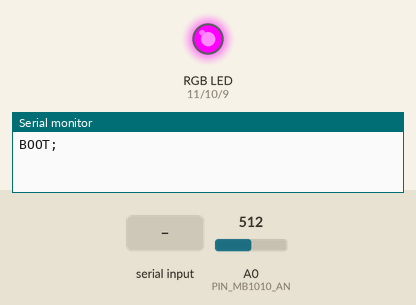
The sketch below on a simulated Arduino Uno, built with avr-gcc and run on an emulated ATmega328P. On the bench: an RGB LED mixed from three pins (HIGH = lit), the last lines printed to the serial monitor. The inputs (shaded band) are chosen by the test bench; at power-on: A0 (PIN_MB1010_AN) = 512.

Above: at 1.6 s.
1.7 s: "LED_ON\n" received over Serial
At 2.1 s:
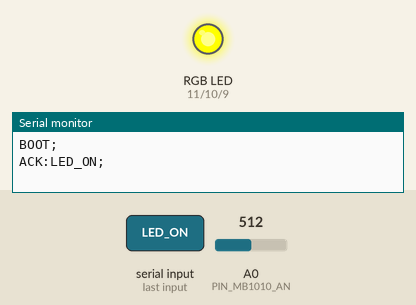
3.2 s: "LED_OFF\n" received over Serial
At 4.6 s:
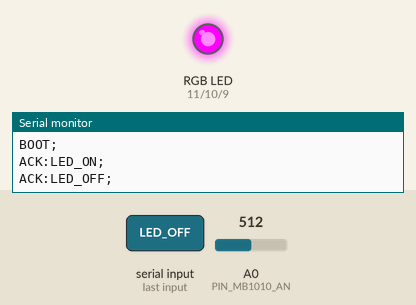
Timing chart, 0 to 6.2 s (numbered marks = the images above; inputs shaded):
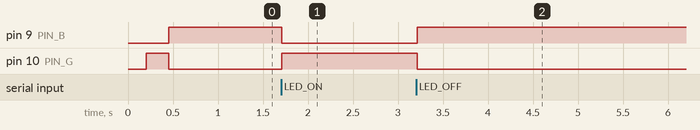

Measured:
- after the input at 1.7 s, pin 9 (PIN_B): HIGH → LOW at once; pin 10 (PIN_G): LOW → HIGH at once
- after the input at 3.2 s, pin 9 (PIN_B): LOW → HIGH at once; pin 10 (PIN_G): HIGH → LOW at once

The sketch:

PROJ_CMOV.ino
```cpp
// ===== Sensor =====
const int PIN_MB1010_AN = A0;

const int OCCUPIED_ENTER_CM = 53;
const int FREE_EXIT_CM      = 54;
const int STABLE_COUNT      = 3;

// 0 = only on change, 2000 = debug every 2s
const unsigned long HEARTBEAT_MS = 0;

// ===== RGB module pins (V/G R G B) =====
const int PIN_R = 11;
const int PIN_G = 10;
const int PIN_B = 9;

// If V/G is connected to +5V => common anode => true
// If V/G is connected to GND  => common cathode => false
const bool COMMON_ANODE = true;

// ===== Manual override via Serial =====
bool manualMode = false;   // quando true, o LED é controlado por comandos
// LED_ON  => azul fixo (manual)
// LED_OFF => volta ao modo automático (ocupado/vermelho, livre/verde)

void setRGB(uint8_t r, uint8_t g, uint8_t b) {
  if (COMMON_ANODE) {
    analogWrite(PIN_R, 255 - r);
    analogWrite(PIN_G, 255 - g);
    analogWrite(PIN_B, 255 - b);
  } else {
    analogWrite(PIN_R, r);
    analogWrite(PIN_G, g);
    analogWrite(PIN_B, b);
  }
}

void updateLed(bool occ) {
  if (occ) {
    // occupied => RED
    setRGB(255, 0, 0);
  } else {
    // free => GREEN
    setRGB(0, 255, 0);
  }
}

// ===== Utils =====
int cmFromAnalog(int adc) {
  return (int)(adc * 2.54);  // adc ≈ inches (your calibration)
}

int median5(int a[]) {
  for (int i=0;i<4;i++) for (int j=i+1;j<5;j++) if (a[j] < a[i]) {
    int t=a[i]; a[i]=a[j]; a[j]=t;
  }
  return a[2];
}

// ===== State =====
bool occupied = false;
bool candidate = false;
int stable = 0;
unsigned long lastSent = 0;

// ---- serial command handling ----
void handleCommand(String cmdRaw) {
  cmdRaw.trim();

  if (cmdRaw == "LED_ON") {
    manualMode = true;
    setRGB(0, 0, 255); // azul
    Serial.println("ACK:LED_ON;");
  }
  else if (cmdRaw == "LED_OFF") {
    manualMode = false;
    updateLed(occupied); // volta ao modo automático
    Serial.println("ACK:LED_OFF;");
  }
  else {
    // comando desconhecido (opcional)
    Serial.print("ACK:UNKNOWN:");
    Serial.print(cmdRaw);
    Serial.println(";");
  }
}

void sendState(bool occ, int cm) {
  Serial.print("spot1=");
  Serial.print(occ ? 1 : 0);
  Serial.print(",cm=");
  Serial.print(cm);
  Serial.println(";");
  lastSent = millis();
}

void setup() {
  Serial.begin(9600);
  Serial.setTimeout(10); // evita bloqueios longos no readStringUntil
  delay(200);

  pinMode(PIN_R, OUTPUT);
  pinMode(PIN_G, OUTPUT);
  pinMode(PIN_B, OUTPUT);

  // Boot indication: blue flash
  setRGB(0, 0, 255);
  delay(250);

  updateLed(occupied);
  Serial.println("BOOT;");
}

void loop() {
  // 1) Ler comandos vindos do Java (via Serial)
  if (Serial.available()) {
    String cmd = Serial.readStringUntil('\n');
    if (cmd.length() > 0) handleCommand(cmd);
  }

  // 2) Ler sensor MB1010
  int v[5];
  for (int i=0;i<5;i++){ v[i]=analogRead(PIN_MB1010_AN); delay(10); }
  int adc = median5(v);
  int cm  = cmFromAnalog(adc);

  bool instant = occupied;
  if (!occupied) {
    if (cm > 0 && cm < OCCUPIED_ENTER_CM) instant = true;
  } else {
    if (cm > FREE_EXIT_CM) instant = false;
  }

  if (instant != candidate) { candidate = instant; stable = 1; }
  else { stable++; }

  if (candidate != occupied && stable >= STABLE_COUNT) {
    occupied = candidate;

    // Só atualiza LED automaticamente se NÃO estiver em modo manual
    if (!manualMode) {
      updateLed(occupied);
    }

    sendState(occupied, cm);   // envia apenas quando muda
  }

  if (HEARTBEAT_MS > 0 && millis() - lastSent > HEARTBEAT_MS) {
    sendState(occupied, cm);   // debug heartbeat
  }

  delay(200);
}
```
